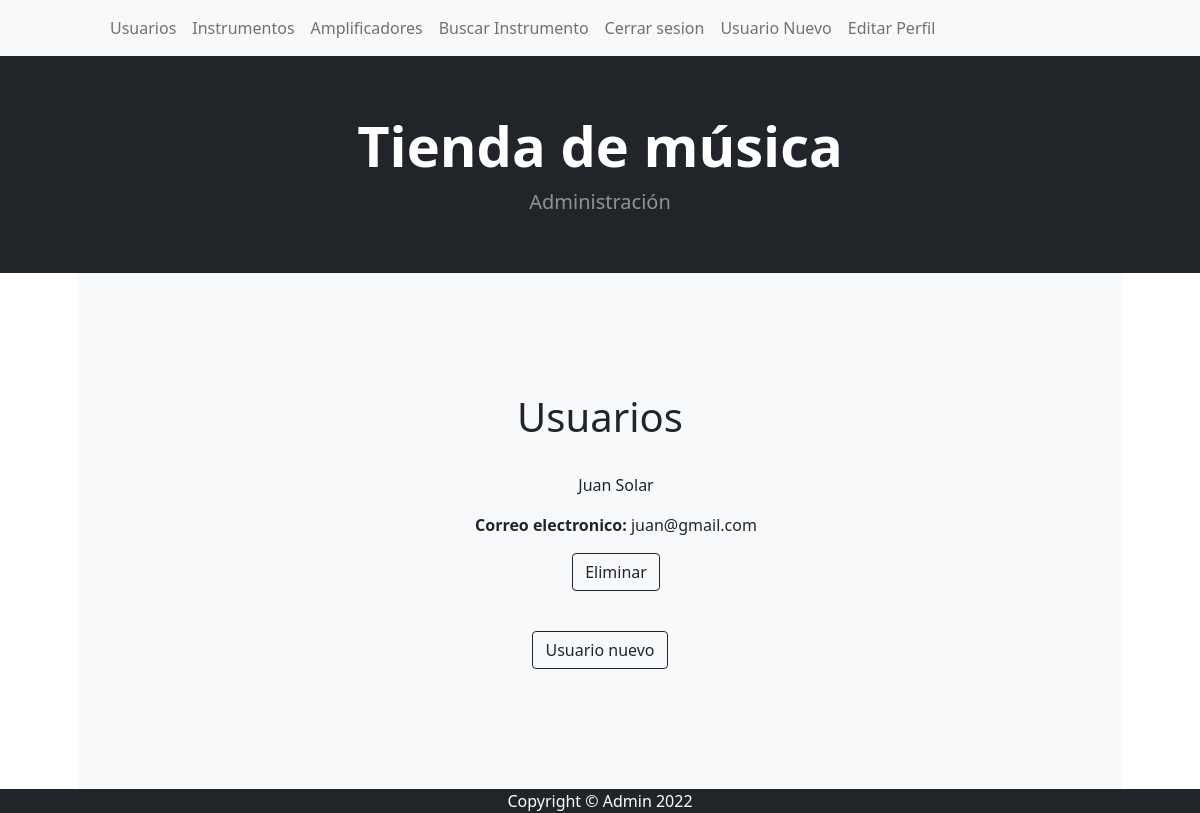
Page /app-tienda-musical/usuario/ (signed in) on the earlier database version.
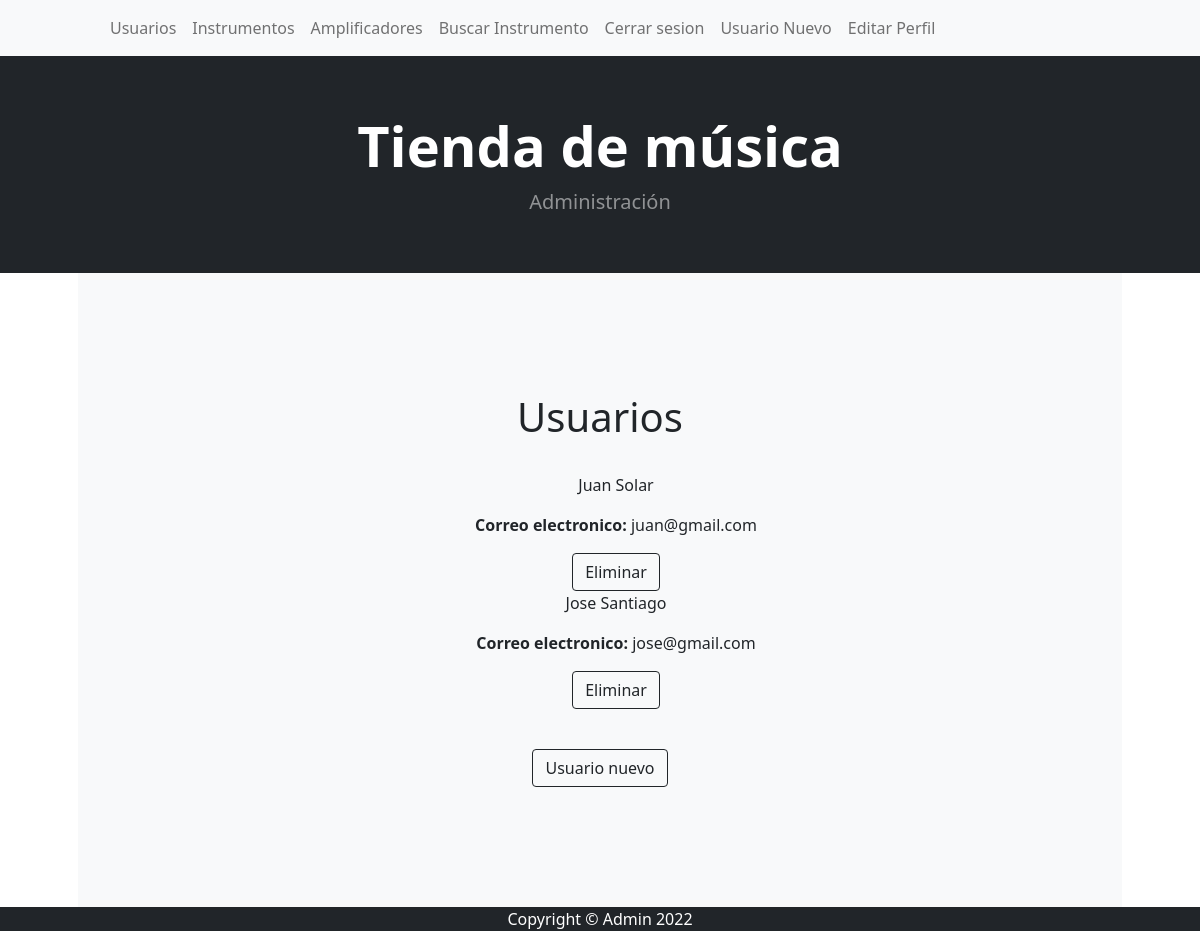
Same page on the later database version.
### AppTiendaMusical/models.py (models this page shows)
class Usuario(models.Model):
    nombre = models.CharField(max_length=50)
    Apellido = models.CharField(max_length=50)
    email = models.EmailField()

### AppTiendaMusical/views.py (the view)
# urls.py: path('usuario/', usuario, name="Usuario"),
@login_required
def usuario(request):
    lista = Usuario.objects.all()
    return render(request, "Usuarios.html", {"usuarios": lista})

### AppTiendaMusical/Templates/Usuarios.html
{% extends 'Inicio.html' %}
{% load static %}
{% block ListaDeContenidos %}
<div class="container px-lg-5">
    <div class="p-4 p-lg-5 bg-light rounded-5 text-center">
        <div class="m-4 m-lg-5">
            <h1 style="text-align: center" class="py-4">Usuarios</h1>
                <ul>
                    {% for usuario in usuarios %}
                    <p style="text-align: center">
                        {{usuario.nombre}} {{usuario.Apellido}}
                        <div style="text-align: center"> <b> Correo electronico:</b>  {{usuario.email}}</div>
                    </p>
                    <div>
                        <form action="{% url 'EliminarUsuario' usuario.id %}" method="POST">{% csrf_token %}
                            <center><button class="btn btn-outline-dark mt-auto" type="submit">Eliminar</button></center>
                        </form>
                    </div>
                    {% endfor %}
                </ul>
            <div class="py-4">
            <center><a class="btn btn-outline-dark mt-auto" href="{% url 'AgregarUsuario' %}">Usuario nuevo</a></center>
            </div>
        </div>
    </div>
</div>
{% endblock ListaDeContenidos %}

### AppTiendaMusical/Templates/Inicio.html (shortened to what this page needs)
<!DOCTYPE html>
<html lang="en">
    <head>
        {% load static %}
        <link href="https://cdn.jsdelivr.net/npm/bootstrap-icons@1.5.0/font/bootstrap-icons.css" rel="stylesheet" />
        <link href="{% static 'css/styles.css' %}" rel="stylesheet" />
    </head>
    <body>
        <nav class="navbar navbar-expand-lg navbar-light bg-light">
            <div class="container px-4 px-lg-5">
                <div class="collapse navbar-collapse" id="navbarSupportedContent">
                    <ul class="navbar-nav me-auto mb-2 mb-lg-0 ms-lg-4">
                        {% if user.is_authenticated %}
                            <li class="nav-item"><a class="nav-link" href="{% url 'Usuario' %}">Usuarios</a></li>
                            <li class="nav-item"><a class="nav-link" href="{% url 'Instrumento' %}">Instrumentos</a></li>
                            <li class="nav-item"><a class="nav-link" href="{% url 'Amplificador' %}">Amplificadores</a></li>
                            <li class="nav-item"><a class="nav-link" href="{% url 'BuscarInstrumento' %}">Buscar Instrumento</a></li>
                            <li class="nav-item"><a class="nav-link" href="{% url 'Logout' %}">Cerrar sesion</a></li>
                            <li class="nav-item"><a class="nav-link" href="{% url 'Registro' %}">Usuario Nuevo</a></li>
                            <li class="nav-item"><a class="nav-link" href="{% url 'EditarPerfil' %}">Editar Perfil</a></li>
                        {% else %}
                            <li class="nav-item"><a class="nav-link" href="{% url 'LoginView' %}">Inicar Sesion</a></li>
                        {% endif %}
                    </ul>
                </div>
            </div>
        </nav>
        <header class="bg-dark py-2">
            <div class="container px-4 px-lg-5 my-5">
                <div class="text-center text-white">
                    <h1 class="display-4 fw-bolder">Tienda de música</h1>
                    <p class="lead fw-normal text-white-50 mb-0">Administración</p>
                </div>
            </div>
        </header>
        {% block ListaDeContenidos %}{% endblock ListaDeContenidos %}
        <footer class="py-6 bg-dark">
            <div class="container"><p class="m-0 text-center text-white">Copyright &copy; Admin 2022</p></div>
        </footer>
    </body>
</html>

Differences in the rows shown:
added Usuario: nombre "Jose", Apellido "Santiago", email "jose@gmail.com"
